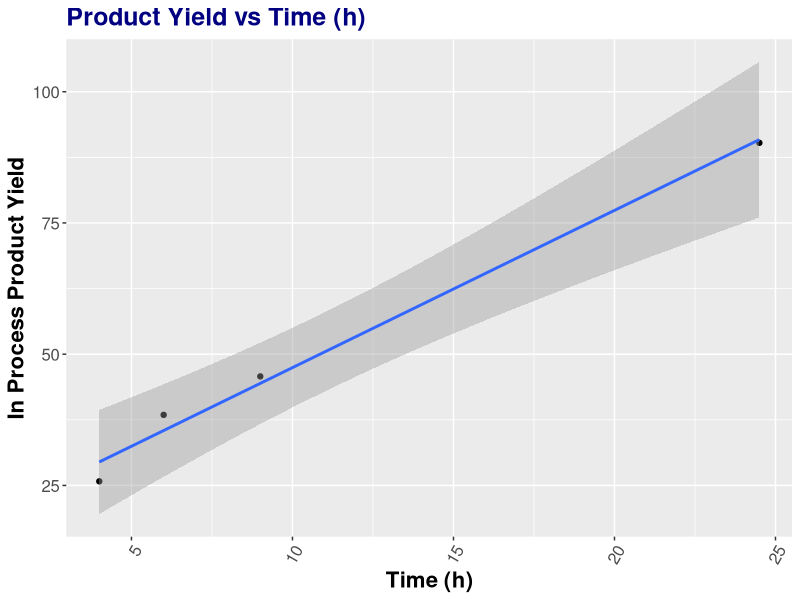
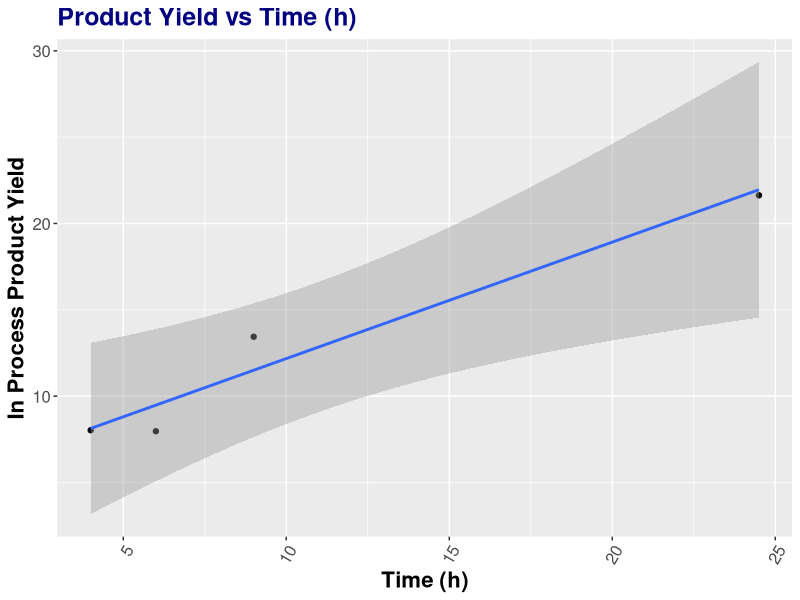
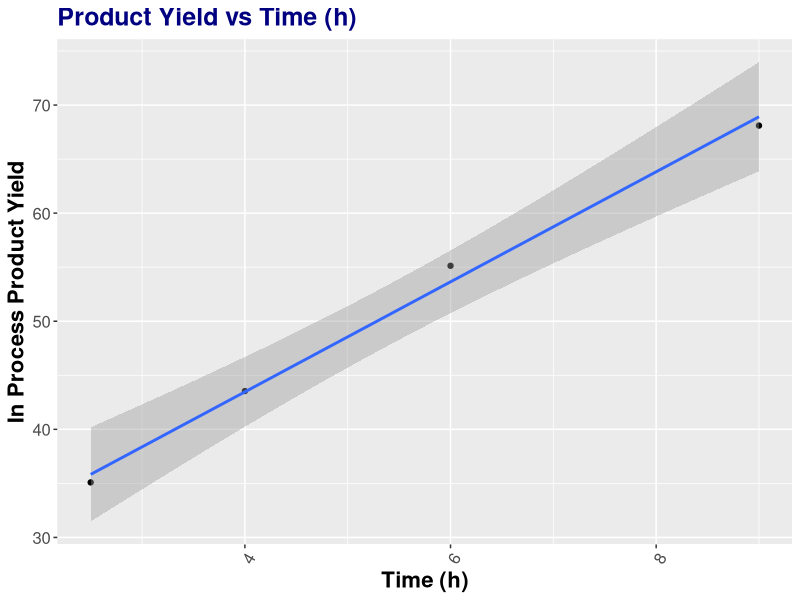
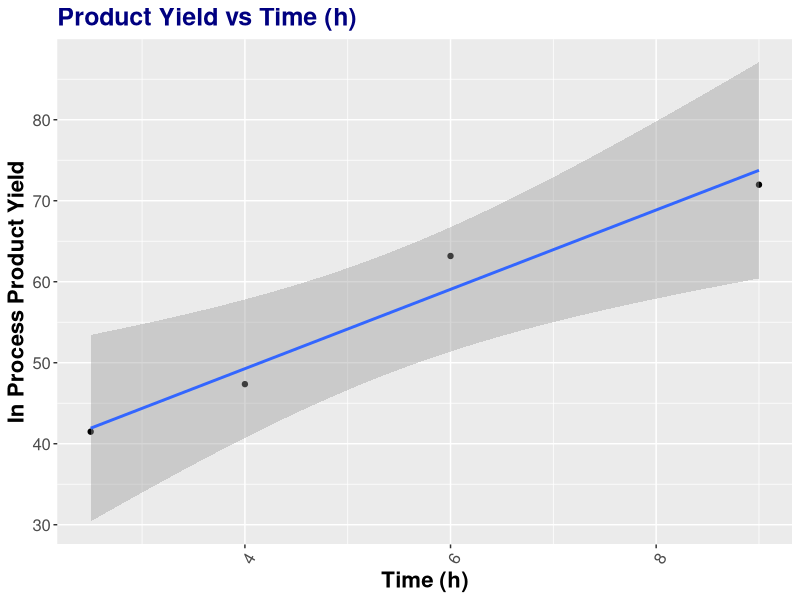
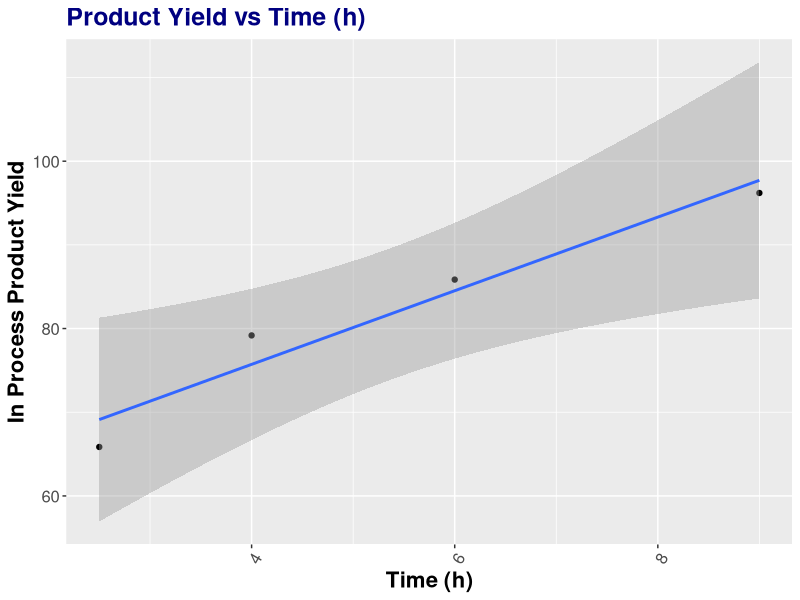
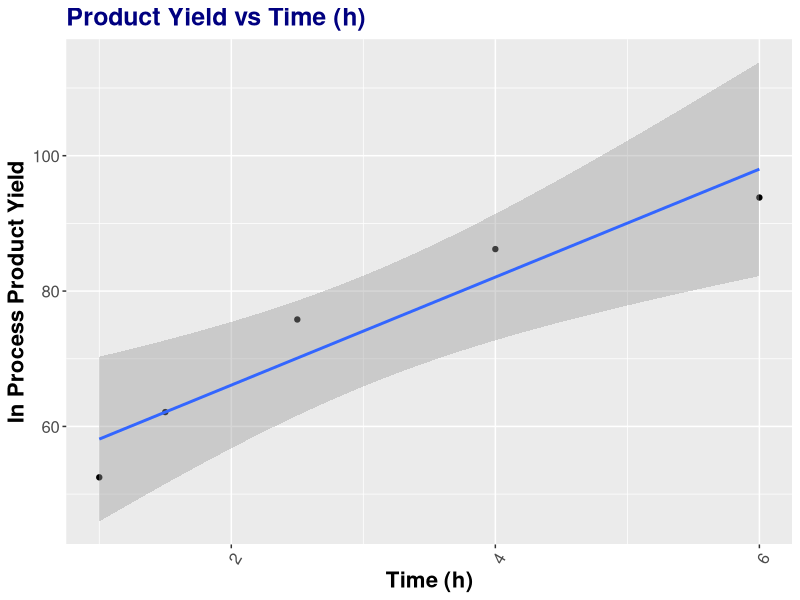
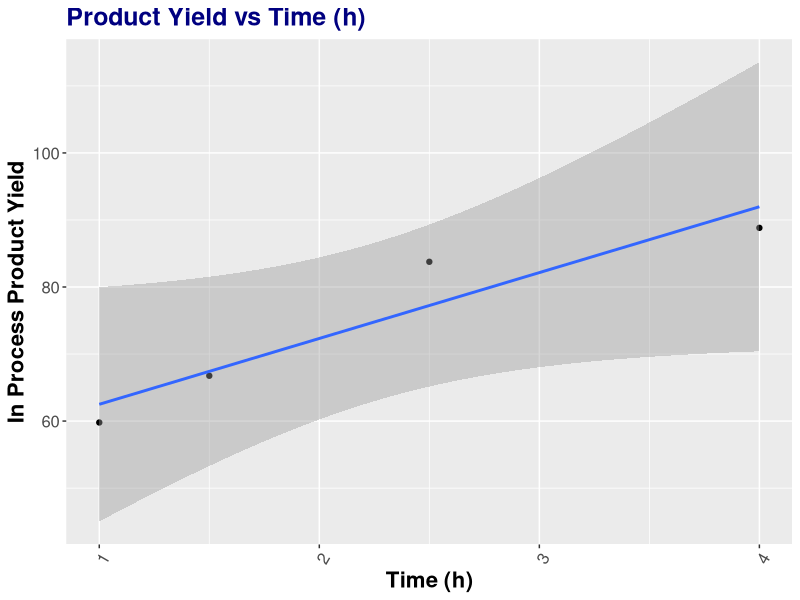
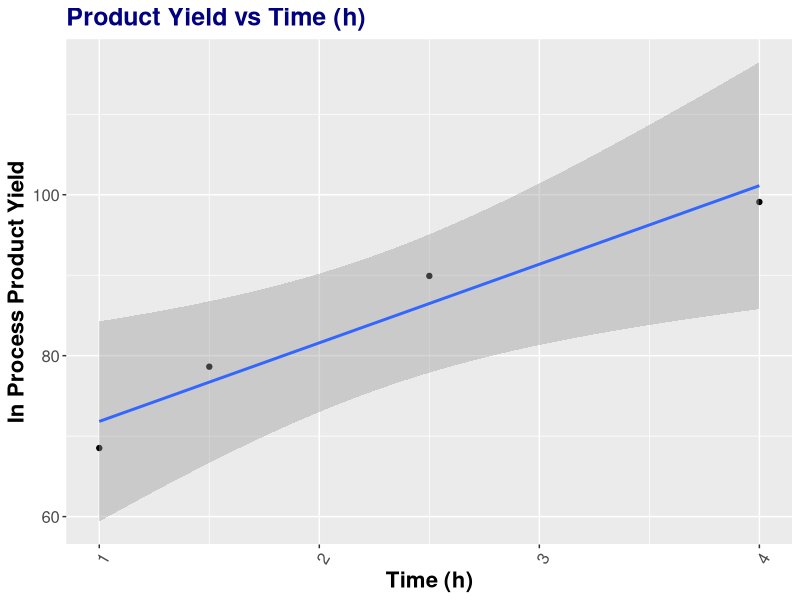

Reproduce these figures in R, in order.
library(tidyverse)

Data <- read.csv("Yb_Kinetics.csv")

La_Plot <- Data %>% filter(Lewis_Acid == "La(OTf)3") %>%
  filter(Time_h > 2.5)
Ce_Plot <- Data %>% filter(Lewis_Acid == "Ce(OTf)3") %>%
  filter(Time_h > 2.5)
Pr_Plot <- Data %>% filter(Lewis_Acid == "Pr(OTf)3") %>%
  filter(Time_h > 1.5 & Time_h < 20)
Nd_Plot <- Data %>% filter(Lewis_Acid == "Nd(OTf)3") %>%
  filter(Time_h > 1.5 & Time_h < 20)
Sm_Plot <- Data %>% filter(Lewis_Acid == "Sm(OTf)3") %>%
filter(Time_h > 1.5 & Time_h < 20)
Eu_Plot <- Data %>% filter(Lewis_Acid == "Eu(OTf)3") %>%
  filter(Time_h > 0.5 & Time_h < 8)
Gd_Plot <- Data %>% filter(Lewis_Acid == "Gd(OTf)3") %>%
  filter(Time_h > 0.5 & Time_h < 6)
Tb_Plot <- Data %>% filter(Lewis_Acid == "Tb(OTf)3") %>%
  filter(Time_h > 0.5 & Time_h < 6)
Dy_Plot <- Data %>% filter(Lewis_Acid == "Dy(OTf)3") %>%
  filter(PDT_Yield > 50 & Time_h < 4)
Ho_Plot <- Data %>% filter(Lewis_Acid == "Ho(OTf)3") %>%
  filter(PDT_Yield > 50 & Time_h < 2.5)
Er_Plot <- Data %>% filter(Lewis_Acid == "Er(OTf)3") %>%
  filter(Time_h < 0.75)
Tm_Plot <- Data %>% filter(Lewis_Acid == "Tm(OTf)3") %>%
  filter(Time_h < 0.75)
Yb_Plot <- Data %>% filter(Lewis_Acid == "Yb(OTf)3") %>%
  filter(Time_h < 0.75)
Lu_Plot <- Data %>% filter(Lewis_Acid == "Lu(OTf)3") %>%
  filter(Time_h < 0.75)

Plot <- function(data){
  
  ggplot(data, aes(Time_h, PDT_Yield))+
    geom_point()+
    geom_smooth(method = lm)+
    ggtitle("Product Yield vs Time (h)")+
    labs(x = "Time (h)", y = "In Process Product Yield")+
    theme(plot.title = element_text(face = "bold", 
                                    size = 18,
                                    color="Navy"))+
    theme(axis.title = element_text(face = "bold", size = 16))+
    theme(axis.text.x = element_text(vjust = 1,
                                     hjust = 1,
                                     size = 12,
                                     angle = 60))+
    theme(axis.text.y = element_text(size = 12))
  
}

Model <- function(Data, Yield) {
  
  Model <- lm(Time_h ~ PDT_Yield, Data)
  Model_coeffs <- coefficients(Model)
  Time_to_Completion <- Model_coeffs[1] + Model_coeffs[2]*Yield
  Time_to_Completion

}


Plot(La_Plot)
La_LM <- Model(La_Plot, 95)
La_LM
Data$Time_to_Completion[Data$Lewis_Acid == "La(OTf)3"] <- La_LM

Plot(Ce_Plot)
Ce_LM <- Model(Ce_Plot, 95)
Ce_LM
Data$Time_to_Completion[Data$Lewis_Acid == "Ce(OTf)3"] <- Ce_LM

Plot(Pr_Plot)
Pr_LM <- Model(Pr_Plot, 95)
Pr_LM
Data$Time_to_Completion[Data$Lewis_Acid == "Pr(OTf)3"] <- Pr_LM

Plot(Nd_Plot)
Nd_LM <- Model(Nd_Plot, 95)
Nd_LM
Data$Time_to_Completion[Data$Lewis_Acid == "Nd(OTf)3"] <- Nd_LM

Plot(Sm_Plot)
Sm_LM <- Model(Sm_Plot, 95)
Sm_LM
Data$Time_to_Completion[Data$Lewis_Acid == "Sm(OTf)3"] <- Sm_LM

Plot(Eu_Plot)
Eu_LM <- Model(Eu_Plot, 95)
Eu_LM
Data$Time_to_Completion[Data$Lewis_Acid == "Eu(OTf)3"] <- Eu_LM

Plot(Gd_Plot)
Gd_LM <- Model(Gd_Plot, 95)
Gd_LM
Data$Time_to_Completion[Data$Lewis_Acid == "Gd(OTf)3"] <- Gd_LM

Plot(Tb_Plot)
Tb_LM <- Model(Tb_Plot, 95)
Tb_LM
Data$Time_to_Completion[Data$Lewis_Acid == "Tb(OTf)3"] <- Tb_LM

Plot(Dy_Plot)
Dy_LM <- Model(Dy_Plot, 95)
Dy_LM
Data$Time_to_Completion[Data$Lewis_Acid == "Dy(OTf)3"] <- Dy_LM

Plot(Ho_Plot)
Ho_LM <- Model(Ho_Plot, 95)
Ho_LM
Data$Time_to_Completion[Data$Lewis_Acid == "Ho(OTf)3"] <- Ho_LM

Plot(Er_Plot)
Er_LM <- Model(Er_Plot, 95)
Er_LM
Data$Time_to_Completion[Data$Lewis_Acid == "Er(OTf)3"] <- Er_LM

Plot(Tm_Plot)
Tm_LM <- Model(Tm_Plot, 95)
Tm_LM
Data$Time_to_Completion[Data$Lewis_Acid == "Tm(OTf)3"] <- Tm_LM

Plot(Yb_Plot)
Yb_LM <- Model(Yb_Plot, 95)
Yb_LM
Data$Time_to_Completion[Data$Lewis_Acid == "Yb(OTf)3"] <- Yb_LM

Plot(Lu_Plot)
Lu_LM <- Model(Lu_Plot, 95)
Lu_LM
Data$Time_to_Completion[Data$Lewis_Acid == "Lu(OTf)3"] <- Lu_LM

Data_1 <- Data %>% filter(Lewis_Acid != "Ce(OTf)3" &
                            Lewis_Acid != "Y(OTf)3") %>%
  mutate(log_Time_to_Completion = log10(Time_to_Completion),
         log_Ionic_Radius = log10(Ionic_Radius))

Ionic_Radius_Model <- lm(Ionic_Radius ~ Time_to_Completion, Data_1)
summary(Ionic_Radius_Model)


Data_1$Annotate[Data_1$Lewis_Acid == "La(OTf)3"] <- "La"
Data_1$Annotate[Data_1$Lewis_Acid == "Pr(OTf)3"] <- "Pr"
Data_1$Annotate[Data_1$Lewis_Acid == "Nd(OTf)3"] <- "Nd"
Data_1$Annotate[Data_1$Lewis_Acid == "Sm(OTf)3"] <- "Sm"
Data_1$Annotate[Data_1$Lewis_Acid == "Eu(OTf)3"] <- "Eu"
Data_1$Annotate[Data_1$Lewis_Acid == "Gd(OTf)3"] <- "Gd"
Data_1$Annotate[Data_1$Lewis_Acid == "Tb(OTf)3"] <- "Tb"
Data_1$Annotate[Data_1$Lewis_Acid == "Dy(OTf)3"] <- "Dy"
Data_1$Annotate[Data_1$Lewis_Acid == "Ho(OTf)3"] <- "Ho"
Data_1$Annotate[Data_1$Lewis_Acid == "Er(OTf)3"] <- "Er"
Data_1$Annotate[Data_1$Lewis_Acid == "Tm(OTf)3"] <- "Tm"
Data_1$Annotate[Data_1$Lewis_Acid == "Yb(OTf)3"] <- "Yb"
Data_1$Annotate[Data_1$Lewis_Acid == "Lu(OTf)3"] <- "Lu"


Ionic_Radius_Plot <- ggplot(Data_1, aes(Ionic_Radius, Time_to_Completion))+
  geom_point(size = 2)+
  geom_text(aes(label = Annotate),
             nudge_y = 2)+
  ggtitle("Ionic Radius vs Time to Completion (h)")+
  labs(x = "Ionic Radius of Lanthanide(III) Triflate (Å)", y = "Time to Reaction Completion (h)")+
  theme(plot.background = element_rect(fill="white"))+
  theme(panel.background = element_rect(fill="white", colour="grey50"))+
  theme(plot.title = element_text(face = "bold", 
                                  size = 18,
                                  color="Navy"))+
  theme(axis.title = element_text(face = "bold", size = 16))+
  theme(axis.text.x = element_text(vjust = 1,
                                   hjust = 1,
                                   size = 12,
                                   angle = 60))+
  theme(axis.text.y = element_text(size = 12))+
  scale_x_continuous(breaks = round(seq(min(Data_1$Ionic_Radius), max(Data_1$Ionic_Radius), by = 1),1))+
  scale_y_continuous(breaks = round(seq(min(Data_1$Time_to_Completion), max(Data_1$Time_to_Completion), by = 2.5),2.5))

Ionic_Radius_Plot

Ionic_Radius_Plot_1 <- ggplot(Data_1, aes(log_Ionic_Radius, log_Time_to_Completion))+
  geom_point()+
  ggtitle("log(Ionic Radius) vs log(Time to Completion)")+
  labs(x = "log(Ionic Radius) (Å)", y = "log(Time to Completion (h))")+
  theme(plot.title = element_text(face = "bold", 
                                  size = 18,
                                  color="Navy"))+
  theme(axis.title = element_text(face = "bold", size = 16))+
  theme(axis.text.x = element_text(vjust = 1,
                                   hjust = 1,
                                   size = 12,
                                   angle = 60))+
  theme(axis.text.y = element_text(size = 12))

Ionic_Radius_Plot_1
